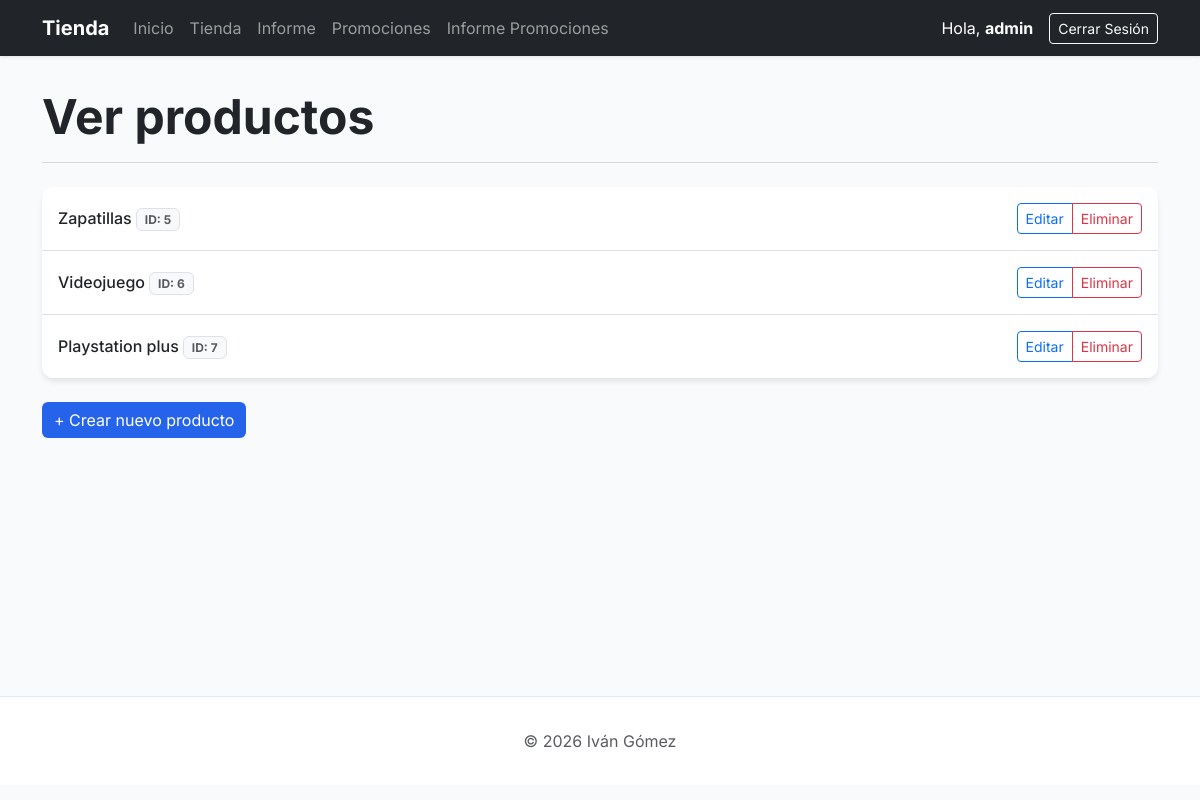
Page /tienda/admin/productos (signed in) on the committed database.
### core/models.py (models this page shows, shortened)
class UsuarioTienda(AbstractUser):
    vip = models.BooleanField(default=False)
    saldo = models.DecimalField(decimal_places=2, max_digits=4, null=True)

class Producto(models.Model):
    nombre = models.CharField(max_length=50)
    modelo = models.CharField(max_length=75)
    unidades = models.IntegerField()
    precio = models.DecimalField(decimal_places=2, max_digits=4)
    vip = models.BooleanField(default=False)
    usuario = models.ManyToManyField(UsuarioTienda, through='Compra')
    marca = models.ForeignKey(Marca, on_delete=models.SET_NULL, null=True, blank=True, related_name='productos')

### core/views.py (the view)
# urls.py: path('tienda/admin/productos', ver_productos.as_view(), name='ver_producto'),
class ver_productos(UserPassesTestMixin,ListView):
    template_name = 'core/ver_productos.html'
    context_object_name = 'productos'
    model = Producto
    def test_func(self):
        return self.request.user.is_superuser or self.request.user.is_staff

### core/templates/core/ver_productos.html (shortened to what this page needs)
{% extends 'core/base.html' %}
{% block tittle_section %}Ver productos{% endblock %}
{% block content %}
<div class="card overflow-hidden">
    <ul class="list-group list-group-flush">
    {% for producto in productos %}
        <li class="list-group-item d-flex justify-content-between align-items-center p-3">
            <div>
                <a href="{% url 'detalle_producto' producto.pk %}" class="text-decoration-none fw-medium text-dark">
                    {{producto.nombre}} <span class="badge bg-light text-muted border">ID: {{producto.id}}</span>
                </a>
            </div>
            <div class="btn-group btn-group-sm">
                <a href="{% url 'editar_producto' producto.pk %}" class="btn btn-outline-primary">Editar</a>
                <a href="{% url 'eliminar_producto' producto.pk%}" class="btn btn-outline-danger">Eliminar</a>
            </div>
        </li>
    {% endfor %}
    </ul>
</div>
<div class="mt-4">
    <a href="{% url 'crear_producto' %}" class="btn btn-primary">+ Crear nuevo producto</a>
</div>
{% endblock %}

### core/templates/core/base.html (shortened to what this page needs)
<!DOCTYPE html>
<html lang="es">
<head>
    <link href="https://cdn.jsdelivr.net/npm/bootstrap@5.3.2/dist/css/bootstrap.min.css" rel="stylesheet">
</head>
<body>
    <nav class="navbar navbar-expand-lg navbar-dark bg-dark sticky-top">
        <div class="container">
            <a class="navbar-brand fw-bold" href="{% url 'ver_producto' %}">Tienda</a>
            <div class="collapse navbar-collapse" id="navbarNav">
                <ul class="navbar-nav me-auto">
                    <li class="nav-item"><a class="nav-link" href="{% url 'ver_producto' %}">Inicio</a></li>
                    <li class="nav-item"><a class="nav-link" href="{% url 'ver_producto_tienda' %}">Tienda</a></li>
                    <li class="nav-item"><a class="nav-link" href="{% url 'informes' %}">Informe</a></li>
                    <li class="nav-item"><a class="nav-link" href="{% url 'ver_promociones' %}">Promociones</a></li>
                    <li class="nav-item"><a class="nav-link" href="{% url 'informe_promociones' %}">Informe Promociones</a></li>
                </ul>
                <div class="d-flex align-items-center">
                    {% if user.is_authenticated %}
                        <span class="navbar-text me-3 text-white">Hola, <strong>{{user.username}}</strong></span>
                        <form action="{% url 'logout' %}" method="post" class="m-0">
                            <button type="submit" class="btn btn-outline-light btn-sm">Cerrar Sesión</button>
                        </form>
                    {% else %}
                        <a href="{% url 'login' %}" class="btn btn-primary btn-sm me-3">Iniciar sesión</a>
                        <a href="{% url 'register' %}" class="btn btn-primary btn-sm">Registrarse</a>
                    {% endif %}
                </div>
            </div>
        </div>
    </nav>
    <main class="container main-container">
        <header class="mb-4">
            <h1 class="display-5 fw-bold text-dark">{% block tittle_section %}{% endblock %}</h1>
            <hr class="text-secondary opacity-25">
        </header>
        {% block content %}{% endblock %}
    </main>
    <footer class="footer">
        <div class="container text-center text-muted">
            <p class="mb-0">&copy; 2026 Iván Gómez</p>
        </div>
    </footer>
</body>
</html>

### core/templates/core/base.html (style rules this page uses)
:root { --bs-body-font-family: 'Inter', sans-serif; --primary-color: #2563eb; }
body { background-color: #f8fafc; color: #1e293b; }
.navbar { box-shadow: 0 1px 3px 0 rgba(0, 0, 0, 0.1); }
.main-container { min-height: calc(100vh - 160px); padding-top: 2rem; padding-bottom: 4rem; }
.card { border: none; box-shadow: 0 4px 6px -1px rgba(0, 0, 0, 0.1); border-radius: 12px; }
.btn-primary { background-color: var(--primary-color); border: none; }
.footer { background: #fff; border-top: 1px solid #e2e8f0; padding: 2rem 0; margin-top: auto; }

### rows in the picture
UsuarioTienda: username "admin"
Producto: nombre "Zapatillas", id "5"
Producto: nombre "Videojuego", id "6"
Producto: nombre "Playstation plus", id "7"
